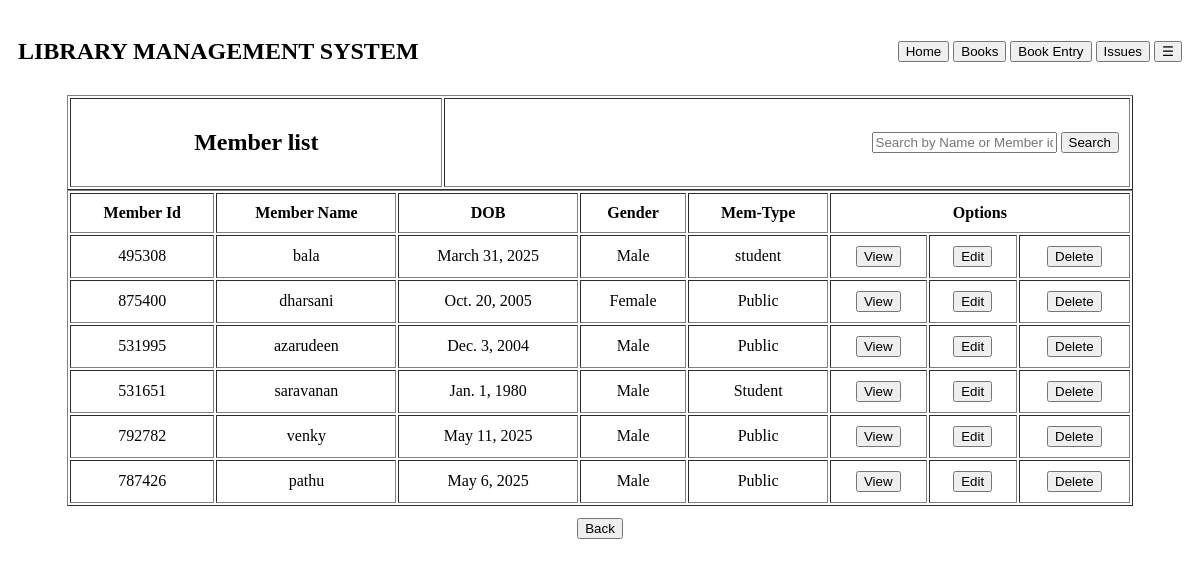
The page /mem_list on the database its author committed.
### libreapp/models.py (models this page shows, shortened)
class member(models.Model):
    member_id = models.CharField(max_length=15, unique=True, editable=False)
    memname = models.CharField(max_length=100)
    dob = models.DateField(null=True, blank=True)
    gender = models.CharField(max_length=50)
    doorno = models.CharField(max_length=50)
    strnme = models.CharField(max_length=50)
    dist = models.CharField(max_length=50)
    state = models.CharField(max_length=50)
    pincode = models.CharField(max_length=50)
    memtype = models.CharField(max_length=50)

### libreapp/views.py (the view)
# urls.py: path("mem_list", views.mem_list, name='mem_list.html'),
def mem_list(request):
    memlist = member.objects.all()
    mem_flt=request.GET.get("search_mem")
    no_res=False
    if mem_flt:
        memlist=member.objects.filter(
            Q(member_id__icontains=mem_flt) | Q(memname__icontains=mem_flt)
        )
        if not memlist.exists():
            no_res=True
    context={
        'memlist':memlist,
        'non':no_res
    }
    return render(request,"member/mem_list.html",context)

### libreapp/templates/member/mem_list.html (shortened to what this page needs)
{% extends 'base.html'%}
{% block content %}
<table  width="90%" cellpadding="10px" align="center" border="1">
    <tr>
        <th colspan="8"><h2>Member list</h2></th>
        <form method="GET">
             <th colspan="8" align="right"><input id="inp" type="text" name="search_mem" placeholder="Search by Name or Member id">
                 <button type="submit">Search</button></th>
        </form>
    </tr>
</table>
 {% if memlist%}
<table width="90%" cellpadding="10px" align="center" border="1">
    <tr>
        <th>Member Id</th>
        <th>Member Name</th>
        <th>DOB</th>
        <th>Gender</th>
        <th>Mem-Type</th>
        <th colspan="3">Options</th>
    </tr>
    {% for i in memlist%}
    <tr>
        <td>{{i.member_id}}</td>
        <td>{{i.memname}}</td>
        <td>{{i.dob}}</td>
        <td>{{i.gender}}</td>
        <td>{{i.memtype}}</td>
        <td><a href="http://127.0.0.1:8000/memdt/{{i.member_id}}"><button>View</button></a></td>
        <td><a href=""><button>Edit</button></a></td>
        <td><a href=""><button>Delete</button></a></td>
    </tr>
    {% endfor%}
    {% else%}
        {%if non%}
            <h3>No Search Record Founded</h3>
        {% else%}
            <h3>No Record are founded this page</h3>
    {% endif%}
    {% endif%}
</table>
<table width="90%" cellpadding="10px" align="center">
    <tr>
        <th><a href="http://127.0.0.1:8000"><button>Back</button></a></th>
    </tr>
</table>
{% endblock %}

### libreapp/templates/base.html (shortened to what this page needs)
<!DOCTYPE html>
{% load static %}
<html lang="en">
<head>
</head>
<body>
<table cellpadding="8px" width="100%">
<tr>
  <th align="Start"><h2>LIBRARY MANAGEMENT SYSTEM </h2></th>
    <td style="text-align: right;">
      <a href="http://127.0.0.1:8000"><button>Home</button></a>
      <a href="http://127.0.0.1:8000/sto_book"><button>Books</button></a>
      <a href="http://127.0.0.1:8000/sto_entry"><button>Book Entry</button></a>
        <a href="http://127.0.0.1:8000/issu_lt"><button>Issues</button></a>
        <button onclick="toggleSidebar()">☰</button>
    </td>
  </tr>
</table>
{% block content%}
{% endblock%}
</body>
</html>

### libreapp/templates/member/mem_list.html (style rules this page uses)
td { text-align:center; }

### rows shown on the page
member: member_id "495308", memname "bala", dob "March 31, 2025", gender "Male", memtype "student"
member: member_id "875400", memname "dharsani", dob "Oct. 20, 2005", gender "Female", memtype "Public"
member: member_id "531995", memname "azarudeen", dob "Dec. 3, 2004", gender "Male", memtype "Public"
member: member_id "531651", memname "saravanan", dob "Jan. 1, 1980", gender "Male", memtype "Student"
member: member_id "792782", memname "venky", dob "May 11, 2025", gender "Male", memtype "Public"
member: member_id "787426", memname "pathu", dob "May 6, 2025", gender "Male", memtype "Public"
